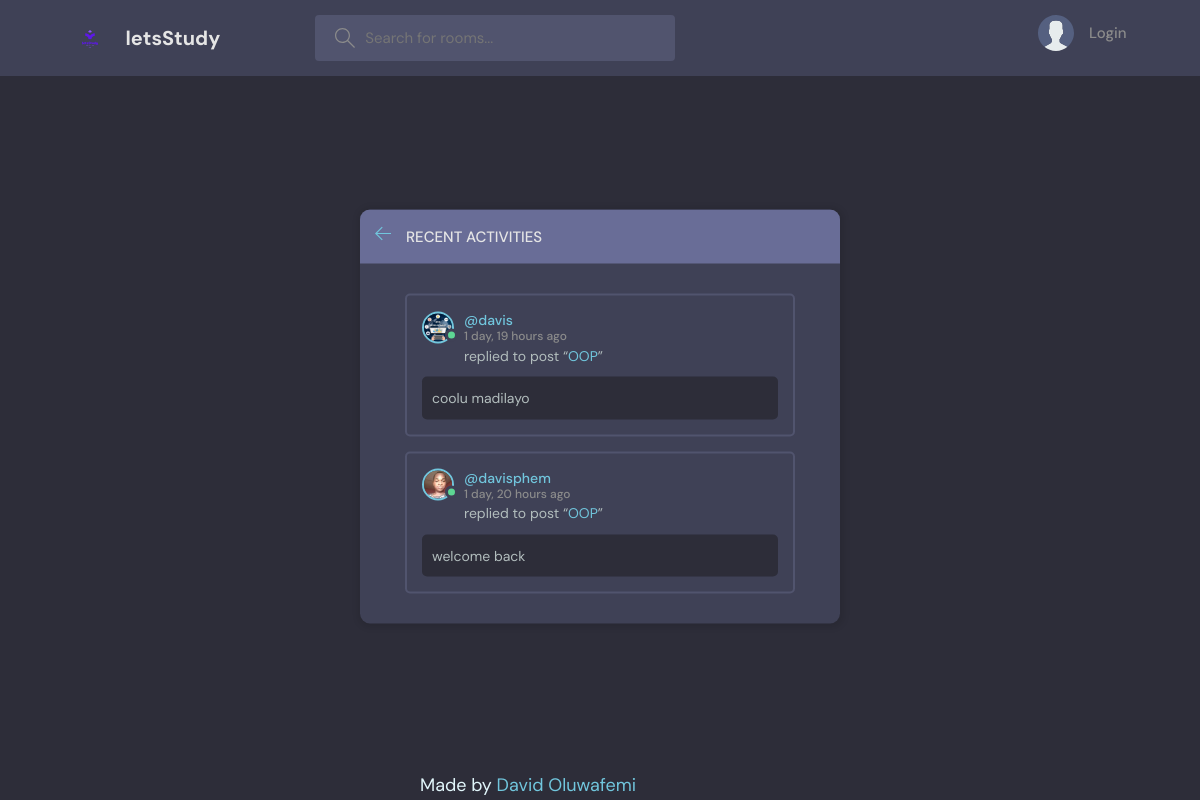
Before: /activities with the older database file.
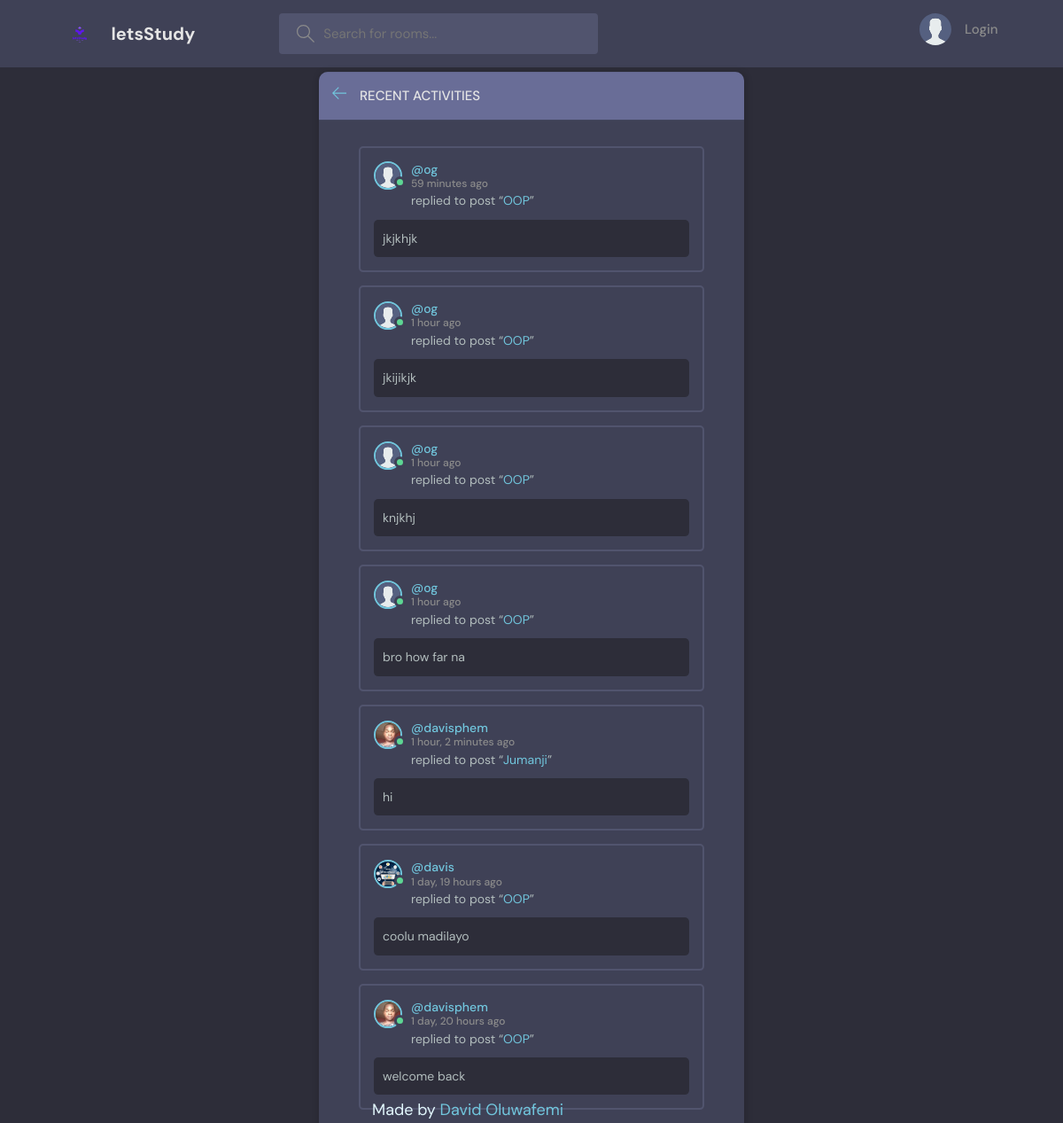
After: the same page with the newer database file.
### main/models.py (models this page shows, shortened)
class Message(models.Model):
    user = models.ForeignKey(User, on_delete=models.CASCADE)
    room = models.ForeignKey(Room, on_delete=models.CASCADE)
    body = models.TextField()
    updated = models.DateTimeField(auto_now=True)  # saves everytime
    created = models.DateTimeField(auto_now_add=True)  # once on creation
    class Meta:
        ordering = ["-updated", "-created"]
    def __str__(self):
        elipsis = ""
        if len(self.body) > 50:
            elipsis = "..."
        return f"{self.body[:50]}{elipsis}"

class User(AbstractUser):
    name = models.CharField(max_length=200, null=True)
    email = models.EmailField(unique=True, null=True)
    bio = models.TextField(null=True)
    avatar = models.ImageField(null=True, default="avatar.svg")
    USERNAME_FIELD = "email"
    REQUIRED_FIELDS = []
    def __str__(self):
        return self.username

class Room(models.Model):
    host = models.ForeignKey(User, on_delete=models.SET_NULL, null=True)
    topic = models.ForeignKey("Topic", on_delete=models.SET_NULL, null=True)
    name = models.CharField(max_length=200)
    description = models.TextField(null=True, blank=True)
    participants = models.ManyToManyField(User, related_name="participants", blank=True)
    updated = models.DateTimeField(auto_now=True)  # saves everytime
    created = models.DateTimeField(auto_now_add=True)  # once on creation
    class Meta:
        ordering = ["-updated", "-created"]

### main/views.py (the view)
# urls.py: path("activities", views.activities_page, name="activities"),
def activities_page(request):
    chats = Message.objects.all()
    context = {"chats": chats}
    return render(request, "main/activities.html", context)

### main/templates/main/activities.html (shortened to what this page needs)
{% extends 'base.html' %} {% block content %}
<main class="layout">
  <div class="container">
    <div class="layout__box">
      <div class="layout__boxHeader">
        <div class="layout__boxTitle">
          <a href="{{ request.META.HTTP_REFERER }}">
            <svg
              version="1.1"
              xmlns="http://www.w3.org/2000/svg"
              width="32"
              height="32"
              viewBox="0 0 32 32"
            >
              <title>arrow-left</title>
              <path
                d="M13.723 2.286l-13.723 13.714 13.719 13.714 1.616-1.611-10.96-10.96h27.625v-2.286h-27.625l10.965-10.965-1.616-1.607z"
              ></path>
            </svg>
          </a>
          <h3>Recent Activities</h3>
        </div>
      </div>
      <div class="activities-page layout__body">
        {% for chat in chats %}
        <div class="activities__box">
          <div class="activities__boxHeader roomListRoom__header">
            <a
              href="{% url 'user-profile' chat.user.id %}"
              class="roomListRoom__author"
            >
              <div class="avatar avatar--small active">
                <img src="{{ chat.user.avatar.url }}" />
              </div>
              <p>
                @{{chat.user}}
                <span>{{chat.created|timesince}} ago</span>
              </p>
            </a>
          </div>
          <div class="activities__boxContent">
            <p>
              replied to post “<a href="{% url 'room' chat.room.id %}"
                >{{chat.room.name}}</a
              >”
            </p>
            <div class="activities__boxRoomContent">{{chat}}</div>
          </div>
        </div>
        {% endfor %}
      </div>
    </div>
  </div>
</main>
{% endblock %}

Changed rows visible on the page:
added Message: user.avatar (placeholder picture), user "og", created "59 minutes", room.name "OOP", body "jkjkhjk"
added Message: user.avatar (placeholder picture), user "og", created "1 hour", room.name "OOP", body "jkijikjk"
added Message: user.avatar (placeholder picture), user "og", created "1 hour", room.name "OOP", body "knjkhj"
added Message: user.avatar (placeholder picture), user "og", created "1 hour", room.name "OOP", body "bro how far na"
added Message: user.avatar (picture), user "davisphem", created "1 hour, 2 minutes", room.name "Jumanji", body "hi"
